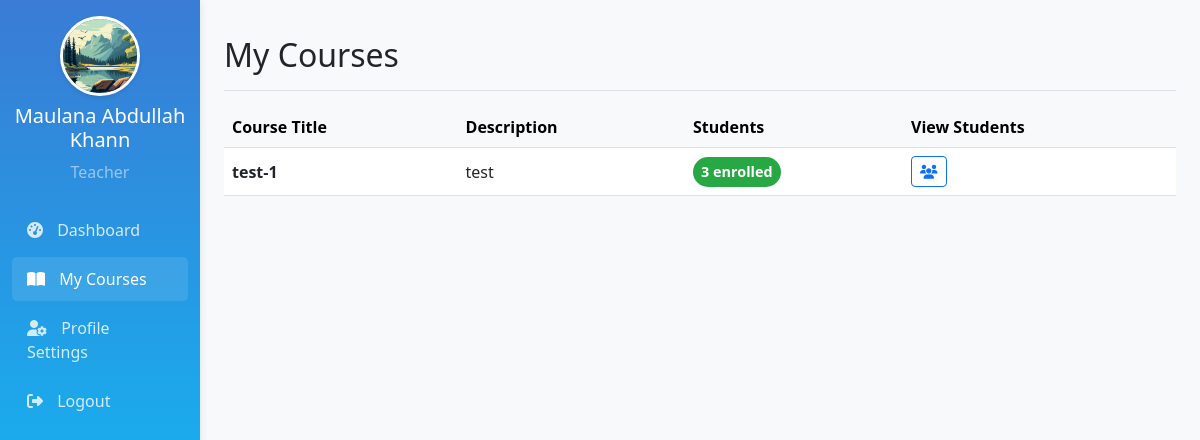
The page /teacher/my_courses.php (signed in) on the database its author committed.
### tables this page shows
CREATE TABLE `teachers` (
  `teacher_id` int(11) NOT NULL,
  `user_id` int(11) NOT NULL,
  `full_name` varchar(100) NOT NULL,
  `specialization` varchar(100) DEFAULT NULL,
  `bio` text DEFAULT NULL,
  `qualifications` text DEFAULT NULL,
  `contact_number` varchar(20) DEFAULT NULL,
  `profile_image` varchar(255) DEFAULT NULL
);

CREATE TABLE `courses` (
  `course_id` int(11) NOT NULL,
  `title` varchar(100) NOT NULL,
  `description` text DEFAULT NULL,
  `image_url` varchar(255) DEFAULT NULL,
  `teacher_id` int(11) DEFAULT NULL,
  `duration` varchar(50) DEFAULT NULL,
  `price` decimal(10,2) DEFAULT NULL,
  `is_featured` tinyint(1) DEFAULT 0,
  `created_at` timestamp NOT NULL DEFAULT current_timestamp(),
  `updated_at` timestamp NOT NULL DEFAULT current_timestamp() ON UPDATE current_timestamp(),
  `is_deleted` tinyint(1) DEFAULT 0,
  `status` enum('draft','ready','started','completed') DEFAULT 'draft'
);

### teacher/my_courses.php (the view, shortened to what this page needs)
<?php
require '../includes/config.php';
$teacher_id = $_SESSION['user_id'];
$teacher_sql = "SELECT u.username, u.email, t.full_name, t.profile_image
               FROM users u
               JOIN teachers t ON u.user_id = t.user_id
               WHERE u.user_id = ?";
$teacher_stmt = $db->prepare($teacher_sql);
$teacher_stmt->execute([$teacher_id]);
$teacher = $teacher_stmt->fetch(PDO::FETCH_ASSOC);
$sql = "SELECT c.course_id, c.title, c.description,
               COUNT(e.student_id) AS student_count
        FROM courses c
        LEFT JOIN enrollments e ON c.course_id = e.course_id
        WHERE c.teacher_id = ?
        GROUP BY c.course_id";
$stmt = $db->prepare($sql);
$stmt->execute([$teacher_id]);
$courses = $stmt->fetchAll(PDO::FETCH_ASSOC);
?>
<!DOCTYPE html>
<html lang="en">
<head>
    <link href="https://cdn.jsdelivr.net/npm/bootstrap@5.3.0/dist/css/bootstrap.min.css" rel="stylesheet">
    <link rel="stylesheet" href="https://cdnjs.cloudflare.com/ajax/libs/font-awesome/6.4.0/css/all.min.css">
</head>
<body>
<div class="container-fluid">
    <div class="row">
        <div class="col-md-3 col-lg-2 d-md-block sidebar collapse">
            <div class="position-sticky pt-3">
                <div class="text-center mb-4">
                    <?php if (!empty($teacher['profile_image'])): ?>
                   <img src="../uploads/<?= htmlspecialchars($teacher['profile_image']) ?>" alt="Profile" class="profile-img mb-2">
                 <?php else: ?>
                        <div class="default-profile">
                            <i class="fas fa-user"></i>
                        </div>
                    <?php endif; ?>
                    <h5><?php echo htmlspecialchars($teacher['full_name'] ?? $teacher['username']); ?></h5>
                    <p class="text-white-50">Teacher</p>
                </div>
                <ul class="nav flex-column">
                    <li class="nav-item">
                        <a class="nav-link" href="dashboard.php">
                            <i class="fas fa-tachometer-alt"></i> Dashboard
                        </a>
                    </li>
                    <li class="nav-item">
                        <a class="nav-link active" href="my_courses.php">
                            <i class="fas fa-book-open"></i> My Courses
                        </a>
                    </li>
                    <li class="nav-item">
                        <a class="nav-link" href="profile.php">
                            <i class="fas fa-user-cog"></i> Profile Settings
                        </a>
                    </li>
                    <li class="nav-item">
                        <a class="nav-link" href="../includes/logout.php">
                            <i class="fas fa-sign-out-alt"></i> Logout
                        </a>
                    </li>
                </ul>
            </div>
        </div>
        <main class="col-md-9 ms-sm-auto col-lg-10 px-md-4 main-content">
            <div class="d-flex justify-content-between flex-wrap flex-md-nowrap align-items-center pt-3 pb-2 mb-3 border-bottom">
                <h1 class="h2">My Courses</h1>
            </div>
            <?php if (empty($courses)): ?>
                <div class="alert alert-info">
                    You haven't created any courses yet. <a href="create_course.php" class="alert-link">Create your first course</a>.
                </div>
            <?php else: ?>
                <div class="table-responsive">
                    <table class="table table-hover align-middle">
                        <thead class="table-light">
                            <tr>
                                <th>Course Title</th>
                                <th>Description</th>
                                <th>Students</th>
                                <th>View Students</th>
                            </tr>
                        </thead>
                        <tbody>
                            <?php foreach ($courses as $course): ?>
                            <tr>
                                <td>
                                    <strong><?= htmlspecialchars($course['title']); ?></strong>
                                </td>
                                <td>
                                    <?= htmlspecialchars($course['description']); ?>
                                </td>
                                <td>
                                    <span class="badge badge-enrolled rounded-pill p-2">
                                        <?= $course['student_count']; ?> enrolled
                                    </span>
                                </td>
                                <td>
                                    <div class="d-flex gap-2">
                                        <a href="enrolled_students.php?course_id=<?= $course['course_id']; ?>"
                                           class="btn btn-sm btn-outline-primary"
                                           data-bs-toggle="tooltip" title="View Students">
                                            <i class="fas fa-users"></i>
                                        </a>
                                    </div>
                                </td>
                            </tr>
                            <?php endforeach; ?>
                        </tbody>
                    </table>
                </div>
            <?php endif; ?>
        </main>
    </div>
</div>
</body>
</html>

### teacher/my_courses.php (style rules this page uses)
body { background-color: #f8f9fa; }
.sidebar { min-height: 100vh; background: linear-gradient(180deg, #3a7bd5, #00d2ff); color: white; box-shadow: 0 0 10px rgba(0, 0, 0, 0.1); }
.sidebar .nav-link { color: rgba(255, 255, 255, 0.8); margin-bottom: 5px; border-radius: 5px; padding: 10px 15px; }
.sidebar .nav-link:hover, .sidebar .nav-link.active { background: rgba(255, 255, 255, 0.1); color: white; }
.sidebar .nav-link i { margin-right: 10px; }
.main-content { padding: 20px; }
.profile-img { width: 80px; height: 80px; border-radius: 50%; object-fit: cover; border: 3px solid white; box-shadow: 0 2px 4px rgba(0, 0, 0, 0.1); }
.badge-enrolled { background-color: #28a745; font-size: 0.9rem; }
.table th { background-color: #f8f9fa; }

### rows shown on the page
teachers: profile_image (picture), full_name "Maulana Abdullah Khann"
courses: title "test-1", description "test", student_count "3"
